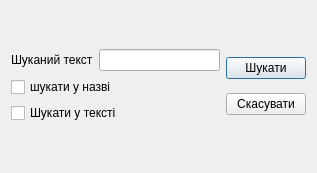
<?xml version="1.0" encoding="UTF-8"?>
<ui version="4.0">
 <class>FindDialog</class>
 <widget class="QDialog" name="FindDialog">
  <property name="geometry">
   <rect>
    <x>0</x>
    <y>0</y>
    <width>317</width>
    <height>173</height>
   </rect>
  </property>
  <property name="windowTitle">
   <string>Dialog</string>
  </property>
  <layout class="QGridLayout" name="gridLayout">
   <item row="0" column="0">
    <layout class="QHBoxLayout" name="horizontalLayout_2">
     <item>
      <layout class="QVBoxLayout" name="verticalLayout_2">
       <item>
        <layout class="QHBoxLayout" name="horizontalLayout">
         <item>
          <widget class="QLabel" name="label">
           <property name="text">
            <string>Шуканий текст</string>
           </property>
          </widget>
         </item>
         <item>
          <widget class="QLineEdit" name="lineEdit"/>
         </item>
        </layout>
       </item>
       <item>
        <layout class="QVBoxLayout" name="verticalLayout">
         <item>
          <widget class="QCheckBox" name="checkBox">
           <property name="text">
            <string>шукати у назві</string>
           </property>
          </widget>
         </item>
         <item>
          <widget class="QCheckBox" name="checkBox_2">
           <property name="text">
            <string>Шукати у тексті</string>
           </property>
          </widget>
         </item>
        </layout>
       </item>
      </layout>
     </item>
     <item>
      <layout class="QVBoxLayout" name="verticalLayout_3">
       <item>
        <widget class="QPushButton" name="pushButton">
         <property name="text">
          <string>Шукати</string>
         </property>
        </widget>
       </item>
       <item>
        <widget class="QPushButton" name="pushButton_2">
         <property name="text">
          <string>Скасувати</string>
         </property>
        </widget>
       </item>
      </layout>
     </item>
    </layout>
   </item>
  </layout>
 </widget>
 <resources/>
 <connections/>
</ui>
